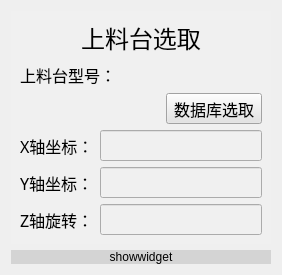
           <widget class="QWidget" name="page_5">
            <layout class="QVBoxLayout" name="verticalLayout_13">
             <item>
              <widget class="QWidget" name="widget_9" native="true">
               <property name="styleSheet">
                <string notr="true">background-color: rgb(240, 240, 240);</string>
               </property>
               <layout class="QVBoxLayout" name="verticalLayout_12">
                <item>
                 <layout class="QHBoxLayout" name="horizontalLayout_27">
                  <item>
                   <widget class="QLabel" name="labTitle_5">
                    <property name="sizePolicy">
                     <sizepolicy hsizetype="Minimum" vsizetype="Fixed">
                      <horstretch>0</horstretch>
                      <verstretch>0</verstretch>
                     </sizepolicy>
                    </property>
                    <property name="font">
                     <font>
                      <family>楷体</family>
                      <pointsize>18</pointsize>
                     </font>
                    </property>
                    <property name="text">
                     <string>上料台选取</string>
                    </property>
                    <property name="alignment">
                     <set>Qt::AlignCenter</set>
                    </property>
                   </widget>
                  </item>
                 </layout>
                </item>
                <item>
                 <layout class="QHBoxLayout" name="horizontalLayout_28">
                  <item>
                   <widget class="QLabel" name="labType_5">
                    <property name="font">
                     <font>
                      <family>楷体</family>
                      <pointsize>12</pointsize>
                     </font>
                    </property>
                    <property name="text">
                     <string>上料台型号：</string>
                    </property>
                   </widget>
                  </item>
                  <item>
                   <widget class="QLineEdit" name="lineName_5">
                    <property name="font">
                     <font>
                      <family>楷体</family>
                      <pointsize>12</pointsize>
                     </font>
                    </property>
                    <property name="styleSheet">
                     <string notr="true">background:transparent;border-width:0;border-style:outset</string>
                    </property>
                    <property name="readOnly">
                     <bool>true</bool>
                    </property>
                   </widget>
                  </item>
                 </layout>
                </item>
                <item>
                 <layout class="QHBoxLayout" name="horizontalLayout_29" stretch="1,0">
                  <item>
                   <spacer name="horizontalSpacer_5">
                    <property name="orientation">
                     <enum>Qt::Horizontal</enum>
                    </property>
                    <property name="sizeHint" stdset="0">
                     <size>
                      <width>40</width>
                      <height>20</height>
                     </size>
                    </property>
                   </spacer>
                  </item>
                  <item>
                   <widget class="QToolButton" name="btnUpSelect">
                    <property name="sizePolicy">
                     <sizepolicy hsizetype="Minimum" vsizetype="Fixed">
                      <horstretch>0</horstretch>
                      <verstretch>0</verstretch>
                     </sizepolicy>
                    </property>
                    <property name="font">
                     <font>
                      <family>楷体</family>
                      <pointsize>12</pointsize>
                     </font>
                    </property>
                    <property name="styleSheet">
                     <string notr="true">background-color: rgb(227, 227, 227);</string>
                    </property>
                    <property name="text">
                     <string>数据库选取</string>
                    </property>
                    <property name="icon">
                     <iconset resource="../resource.qrc">
                      <normaloff>:/img/datashow.ico</normaloff>:/img/datashow.ico</iconset>
                    </property>
                    <property name="iconSize">
                     <size>
                      <width>30</width>
                      <height>30</height>
                     </size>
                    </property>
                    <property name="toolButtonStyle">
                     <enum>Qt::ToolButtonTextBesideIcon</enum>
                    </property>
                   </widget>
                  </item>
                 </layout>
                </item>
                <item>
                 <layout class="QHBoxLayout" name="horizontalLayout_30">
                  <item>
                   <widget class="QLabel" name="labXpos_5">
                    <property name="font">
                     <font>
                      <family>楷体</family>
                      <pointsize>12</pointsize>
                     </font>
                    </property>
                    <property name="text">
                     <string>X轴坐标：</string>
                    </property>
                   </widget>
                  </item>
                  <item>
                   <widget class="QLineEdit" name="lineXpos_5">
                    <property name="font">
                     <font>
                      <family>楷体</family>
                      <pointsize>12</pointsize>
                     </font>
                    </property>
                   </widget>
                  </item>
                 </layout>
                </item>
                <item>
                 <layout class="QHBoxLayout" name="horizontalLayout_31">
                  <item>
                   <widget class="QLabel" name="labYpos_5">
                    <property name="font">
                     <font>
                      <family>楷体</family>
                      <pointsize>12</pointsize>
                     </font>
                    </property>
                    <property name="text">
                     <string>Y轴坐标：</string>
                    </property>
                   </widget>
                  </item>
                  <item>
                   <widget class="QLineEdit" name="lineYpos_5">
                    <property name="font">
                     <font>
                      <family>楷体</family>
                      <pointsize>12</pointsize>
                     </font>
                    </property>
                   </widget>
                  </item>
                 </layout>
                </item>
                <item>
                 <layout class="QHBoxLayout" name="horizontalLayout_32">
                  <item>
                   <widget class="QLabel" name="labZangle_5">
                    <property name="font">
                     <font>
                      <family>楷体</family>
                      <pointsize>12</pointsize>
                     </font>
                    </property>
                    <property name="text">
                     <string>Z轴旋转：</string>
                    </property>
                   </widget>
                  </item>
                  <item>
                   <widget class="QLineEdit" name="lineZangle_5">
                    <property name="font">
                     <font>
                      <family>楷体</family>
                      <pointsize>12</pointsize>
                     </font>
                    </property>
                   </widget>
                  </item>
                 </layout>
                </item>
               </layout>
              </widget>
             </item>
             <item>
              <widget class="QLabel" name="labShow_5">
               <property name="layoutDirection">
                <enum>Qt::LeftToRight</enum>
               </property>
               <property name="styleSheet">
                <string notr="true">background-color: rgb(212, 212, 212);</string>
               </property>
               <property name="text">
                <string>showwidget</string>
               </property>
               <property name="alignment">
                <set>Qt::AlignCenter</set>
               </property>
              </widget>
             </item>
            </layout>
           </widget>
